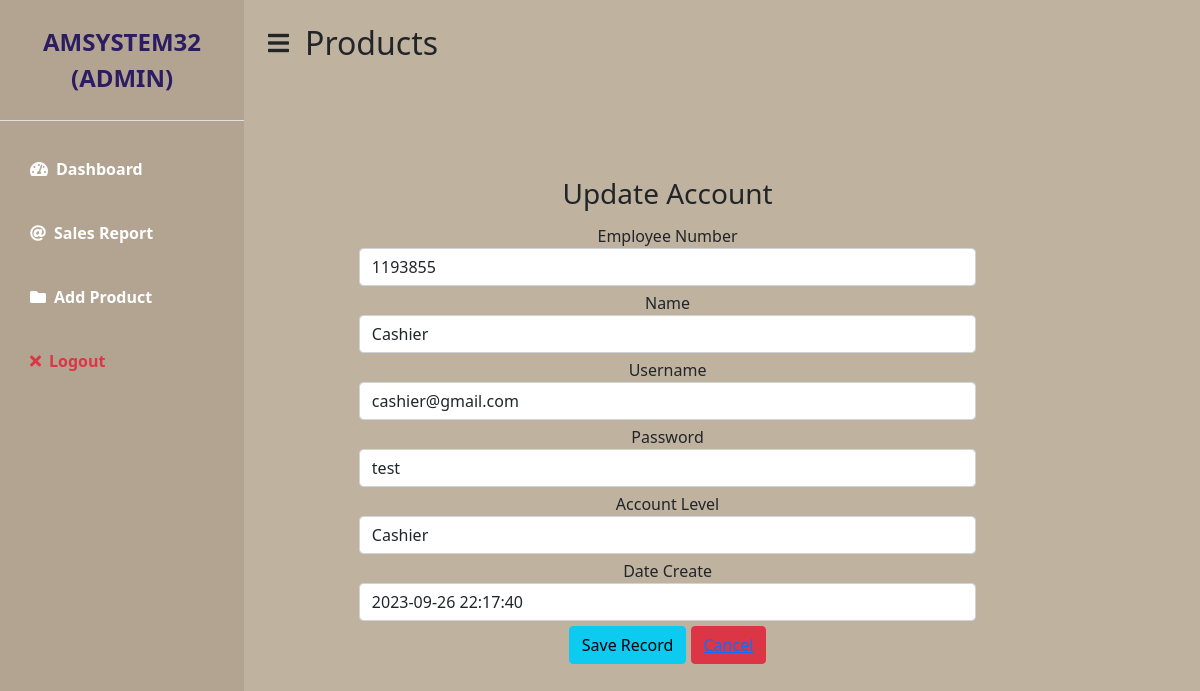
The page /admin_accountedit.php?id=2 (signed in) on the database its author committed.
### tables this page shows
CREATE TABLE `user` (
  `id` int(11) NOT NULL,
  `name` varchar(30) NOT NULL,
  `user_id` int(11) NOT NULL,
  `username` varchar(30) NOT NULL,
  `password` varchar(30) NOT NULL,
  `account_lvl` varchar(30) NOT NULL,
  `date` varchar(30) NOT NULL
);

### session.php (called while the page is built, shortened)
<?php
    include('includes/database.php');
    $id = $_SESSION['id'];
    $query=mysqli_query ($con,"SELECT * FROM user WHERE id ='$id'");
    $row=mysqli_fetch_array($query);
    $name=$row['name'];
    $acclvl=$row['account_lvl'];
?>

### admin_accountedit.php (the view, shortened to what this page needs)
<!DOCTYPE html>
<html lang="en">
    <head>
        <link href="https://cdn.jsdelivr.net/npm/bootstrap@5.0.0-beta3/dist/css/bootstrap.min.css" rel="stylesheet" />
        <link rel="stylesheet" href="https://cdnjs.cloudflare.com/ajax/libs/font-awesome/5.15.3/css/all.min.css" />
        <link rel="stylesheet" href="css/dashstyle.css" />
    </head>
    <body>
    <?php include ('session.php');?>
        <div class="d-flex" id="wrapper">
             <div style="background-color: #B3A492;" id="sidebar-wrapper">
                <div class="sidebar-heading text-center py-4 primary-text fs-4 fw-bold text-uppercase border-bottom text-black"><?php echo $name?> (<?php echo $acclvl?>)</div>
                    <div class="list-group list-group-flush my-3">
                        <a href="admin_home.php" class="list-group-item list-group-item-action bg-transparent second-text fw-bold"><i
                                class="fas fa-tachometer-alt me-2"></i>Dashboard</a>
                        <a href="admin_sales.php" class="list-group-item list-group-item-action bg-transparent second-text fw-bold"><i
                                class="fa fa-at me-2"></i>Sales Report</a>
                        <a href="admin_addprod.php" class="list-group-item list-group-item-action bg-transparent second-text fw-bold"><i
                                class="fas fa-folder me-2"></i>Add Product</a>
                        <a href="logout.php" class="list-group-item list-group-item-action bg-transparent text-danger fw-bold"><i
                                class="fas fa-times me-2"></i>Logout</a>
                    </div>
            </div>
            <div id="page-content-wrapper"  style="background-color: #BFB29E;">
            <nav class="navbar navbar-expand-lg navbar-light bg-transparent py-4 px-4">
                <div class="d-flex align-items-center">
                    <i class="fas fa-bars dark-text fs-4 me-3" id="menu-toggle"></i>
                    <h2 class="fs-2 m-0">Products</h2>
                </div>
            </nav>
            <div class="container-fluid px-4">
            <div class="panel panel-success">
                <div class="panel-heading text-center" style="margin: 10%;">
                    <div class="input">
                        <h3>Update Account</h3>
                        <?php
                            $idp = $_GET["id"];
                            include('includes/database.php');
                            $query=mySQLi_query($con,"SELECT * from user WHERE id=$idp");
                            $row=mySQLi_fetch_array($query);
                            $accNum = $row['user_id'];
                            $name = $row['name'];
                            $uname = $row['username'];
                            $pass  = $row['password'];
                            $lvl  = $row['account_lvl'];
                            $date = $row['date'];
                        ?>
                    </div>
                    <form method="post" action="admin_sqlupdateaccount.php?id=<?php echo $idp?>">
                    <div class="input">
                            Employee Number<input class="form-control" value="<?php echo $accNum ?>" name="num" required>
                        </div>
                        <div class="input">
                            Name<input class="form-control" value="<?php echo $name ?>" name="name" required>
                        </div>
                        <div class="input">
                            Username<input class="form-control" onkeydown="return false" value="<?php echo $uname ?>" name="username" required>
                        </div>
                        <div class="input">
                            Password<input class="form-control" value="<?php echo $pass ?>" name="password" required>
                        </div>
                        <div class="input">
                            Account Level<input class="form-control" onkeydown="return false" value="<?php echo $lvl ?>" name="lvl" required>
                        </div>
                        <div class="input">
                            Date Create<input class="form-control" onkeydown="return false" value="<?php echo $date ?>" name="date" required>
                        </div>
                        <div class="input">
                            <button type="submit" class="btn btn-xs btn-info">Save Record</button>
                            <button class="btn btn-xs btn-danger"><a href="admin_home.php">Cancel</a></button>
                        </div>
                    </form>
                </div>
            </div>
            </div>
    </body>
</html>

### css/dashstyle.css (style rules this page uses)
:root { --main-bg-color: #22245F; --main-text-color: #2C1D62; --second-text-color: #FFFFFF; --second-bg-color: #c1efde; }
.primary-text { color: var(--main-text-color); }
.second-text { color: var(--second-text-color); }
#wrapper { overflow-x: hidden; background-image: linear-gradient( to right, #38396F, #64658F, #9091AF, #BCBDCF, #E8E9EF ); }
#sidebar-wrapper { min-height: 100vh; margin-left: -15rem; -webkit-transition: margin 0.25s ease-out; -moz-transition: margin 0.25s ease-out; -o-transition: margin 0.25s ease-out; transition: margin 0.25s ease-out; }
#sidebar-wrapper .sidebar-heading { padding: 0.875rem 1.25rem; font-size: 1.2rem; }
#sidebar-wrapper .list-group { width: 15rem; }
#page-content-wrapper { min-width: 100vw; }
#menu-toggle { cursor: pointer; }
.list-group-item { border: none; padding: 20px 30px; }
@media (min-width: 768px) { #sidebar-wrapper { margin-left: 0; } }
@media (min-width: 768px) { #page-content-wrapper { min-width: 0; width: 100%; } }
.input { padding-bottom: 5px; width: 85%; }

### rows shown on the page
user: name "AMSYSTEM32", account_lvl "ADMIN"
user: num "1193855", name "Cashier", username "cashier@gmail.com", password "test", lvl "Cashier", date "2023-09-26 22:17:40"
